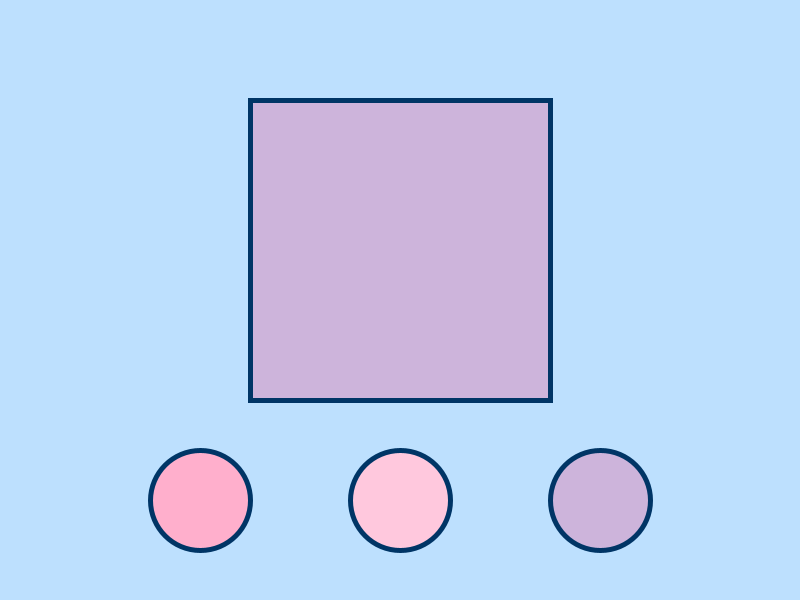
Frame 1 (no input)
Frame 60 (the mouse pressed at the canvas centre just before this capture): identical to frame 1, image omitted
Frame 120 (the mouse held since frame 60 and released just before this capture): identical to frame 1, image omitted

The Processing sketch that drew this single still picture (run headless with seeded random() and noise(); from frame 60 on, the mouse is pressed at the canvas centre):

// Processing sketch: color_palettes
// ── color_palettes.pde
//pallette of colors
color lightPink = #ffc8dd;
color purple = #cdb4db;
color pink = #ffafcc;
color lightBlue= #bde0fe;
color darkBlue = #003566;
color white = #ffffff;

//variables for color selection
color selectedColor;

void setup() {
  size(800, 600);
  strokeWeight(5);
  stroke(darkBlue);
  selectedColor = purple;
}

void draw() {
  background(lightBlue);

  //pink buttons
  tactile(200, 500, 50);
  fill(pink);
  circle(200, 500, 100);

  //lightpink button
  tactile(400, 500, 50);
  fill(lightPink);
  circle(400, 500, 100);

  //purple button
  tactile(600, 500, 50);
  fill(purple);
  circle(600, 500, 100);

  //Indicator
  stroke(darkBlue);
  fill(selectedColor);
  square(250, 100, 300);
}


void tactile (int x, int y, int r) {
  if (dist(x, y, mouseX, mouseY) < r) {
    stroke(white);
  } else {
    stroke(darkBlue);
  }
}


void mouseReleased() {
  //pink button
  if (dist(200, 500, mouseX, mouseY) < 50) {
    selectedColor = pink;
  }

  //lightpink button
  if (dist(400, 500, mouseX, mouseY) < 50) {
    selectedColor = lightPink;
  }
  //purple button
  if (dist(600, 500, mouseX, mouseY) < 50) {
    selectedColor = purple;
  }
}
